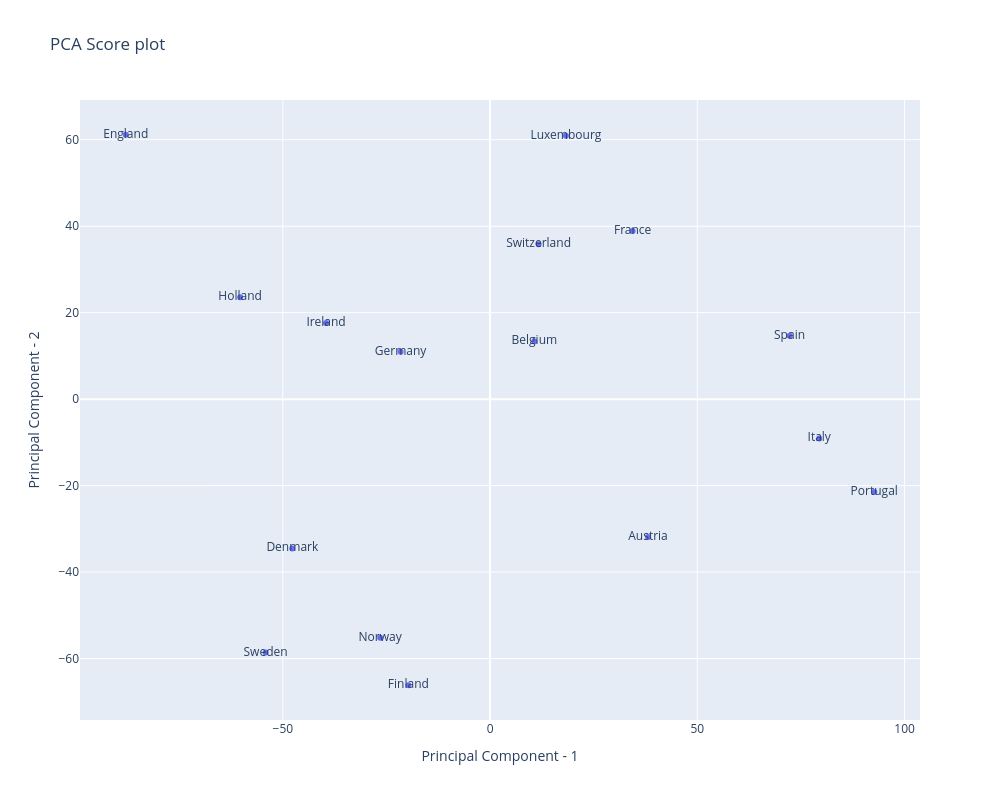

The code cell stored with this chart in its notebook:
### Code cell
#@title Score plot of PCA
fig = px.scatter(x=food_components[:,PC_X_AXIS-1], y=food_components[:,PC_Y_AXIS-1],  title="PCA Score plot", labels={'x':"Principal Component - "+str(PC_X_AXIS), 'y':"Principal Component - "+str(PC_Y_AXIS)}, text=food_cons.index.get_level_values(0) ,hover_name=food_cons.index.get_level_values(0))    
fig.update_layout(width=1000,height=800)
fig.show()

### Figure 1 — Plotly figure (JSON) as saved in the notebook; plotly's stock layout.template omitted (floating-point values rounded to 4 significant figures)
{"data": [{"hovertemplate": "<b>%{hovertext}</b><br><br>Principal Component - 1=%{x}<br>Principal Component - 2=%{y}<br>text=%{text}<extra></extra>", "hovertext": ["Germany", "Italy", "France", "Holland", "Belgium", "Luxembourg", "England", "Portugal", "Austria", "Switzerland", "Sweden", "Denmark", "Norway", "Finland", "Spain", "Ireland"], "legendgroup": "", "marker": {"color": "#636efa", "symbol": "circle"}, "mode": "markers+text", "name": "", "orientation": "v", "showlegend": false, "text": ["Germany", "Italy", "France", "Holland", "Belgium", "Luxembourg", "England", "Portugal", "Austria", "Switzerland", "Sweden", "Denmark", "Norway", "Finland", "Spain", "Ireland"], "type": "scatter", "x": [-21.59, 79.41, 34.39, -60.3, 10.67, 18.29, -87.9, 92.68, 38.11, 11.69, -54.16, -47.71, -26.53, -19.72, 72.24, -39.58], "xaxis": "x", "y": [10.98, -9.092, 38.88, 23.58, 13.4, 60.89, 61.15, -21.5, -31.91, 35.85, -58.6, -34.54, -55.18, -66.17, 14.65, 17.6], "yaxis": "y"}], "layout": {"height": 800, "legend": {"tracegroupgap": 0}, "title": {"text": "PCA Score plot"}, "width": 1000, "xaxis": {"anchor": "y", "domain": [0.0, 1.0], "title": {"text": "Principal Component - 1"}}, "yaxis": {"anchor": "x", "domain": [0.0, 1.0], "title": {"text": "Principal Component - 2"}}}}
